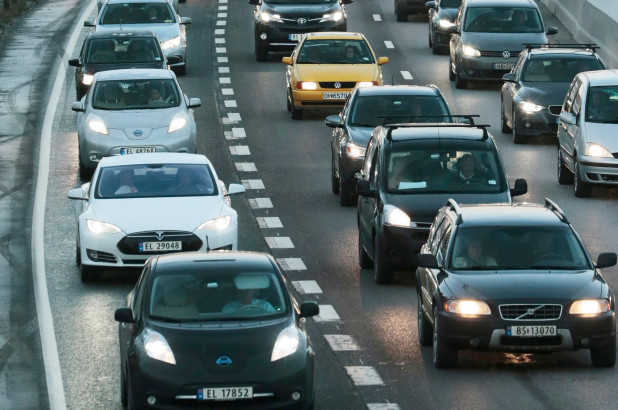
#> input picture harder_detection.jpg, 618 x 410 px
$ python test.py
#> lines starting #> are read from the running program, lines starting #| are printed output that depends on the picture; after the words box and inside, x2 and y2 are one past the last pixel; in counts of white or black regions, pixels touching at a corner belong together
#Jeremiah Hsieh Multimedia Final Project Image/Video Object Detection
#various methods of detecting objects in image
#the following methods only work on obviously dilineated objects currently
#does not work on harder image since the settings for methods basically filter out anything with white

import cv2 as cv
import numpy as np
import matplotlib.pyplot as plt


#read image
#img = cv.imread('ez_detection.png')
#img = cv.imread('shapes.jpg')
img = cv.imread("harder_detection.jpg")
#> img is the input picture: shape (410, 618, 3); mean B, G, R 107.4, 105.5, 89.5
##invert image
#inverted = cv.bitwise_not(img)
#grayscale image
gray = cv.cvtColor(img, cv.COLOR_BGR2GRAY)


#HSV image (hue, saturation, value)
hsv = cv.cvtColor(img, cv.COLOR_BGR2HSV)
#> hsv: shape (410, 618, 3); mean H, S, V 84.5, 63.7, 109.9

#split into color channels
h, s, v = cv.split(hsv)
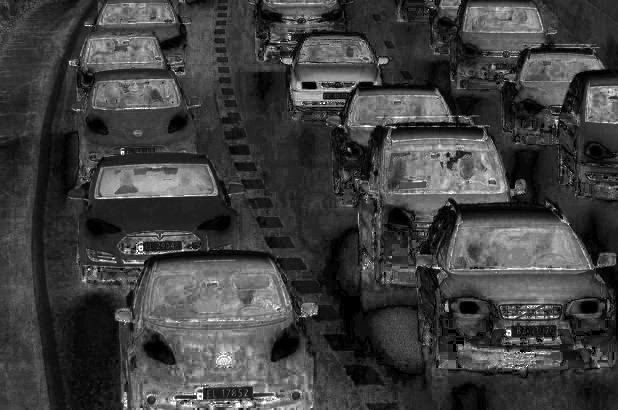
#> s: shape (410, 618); min 0, max 255, mean 63.7

#threshold each channel?
ret, threshH = cv.threshold(h,60,255,cv.THRESH_BINARY)
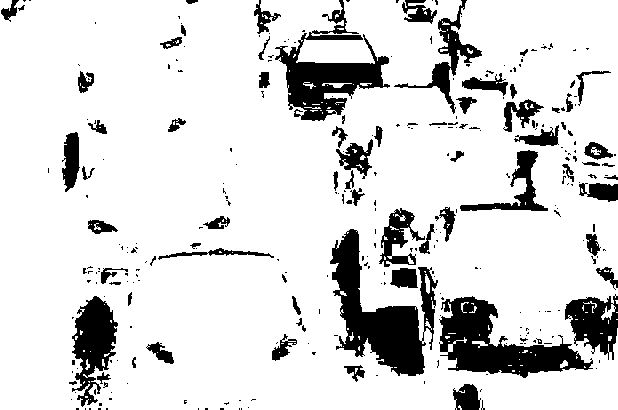
#> threshH: shape (410, 618); 85.2% white; 298 black regions (225 under 20 px), largest, box (x1, y1, x2, y2) and area: (330, 229, 438, 376) 6535, (439, 296, 593, 378) 5498, (275, 0, 390, 121) 4771
ret, threshS = cv.threshold(s,60,255,cv.THRESH_BINARY)
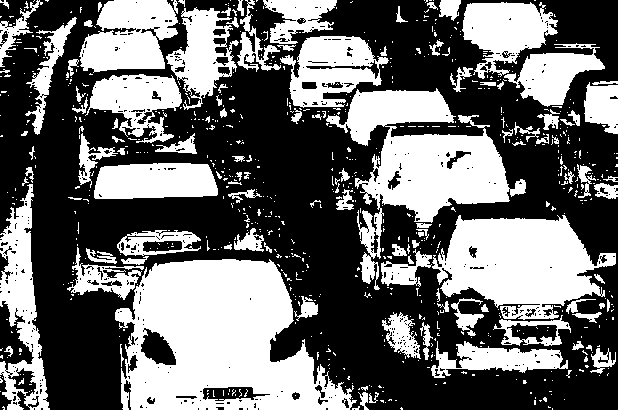
#> threshS: shape (410, 618); 42% white; 770 white regions (657 under 20 px), largest, box (x1, y1, x2, y2) and area: (115, 259, 357, 410) 23587, (326, 88, 526, 290) 14023, (432, 215, 616, 320) 11985
ret, threshV = cv.threshold(v,60,255,cv.THRESH_BINARY)
#> threshV: shape (410, 618); 76% white; 390 black regions (309 under 20 px), largest, box (x1, y1, x2, y2) and area: (115, 271, 359, 410) 12781, (419, 290, 617, 382) 10507, (331, 141, 448, 305) 5942


#otsu's method (?) to calculate canny low/high pixel values
high, thresh_im = cv.threshold(gray, 0, 255, cv.THRESH_BINARY + cv.THRESH_OTSU)
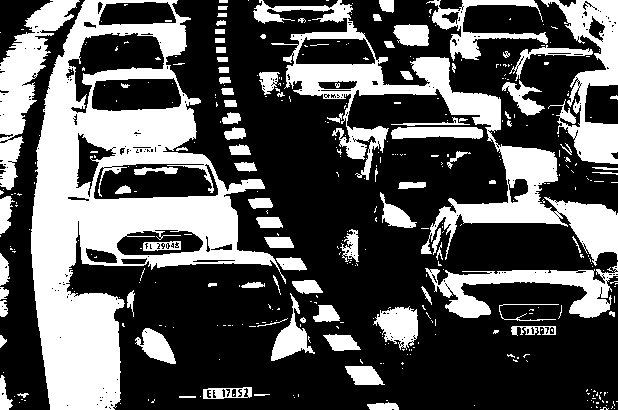
#> thresh_im: shape (410, 618); 34.1% white; 392 white regions (301 under 20 px), largest, box (x1, y1, x2, y2) and area: (31, 0, 286, 410) 37711, (253, 0, 618, 266) 15756, (541, 0, 618, 164) 5215
#> high = 117
low = 0.5 * high
#> low = 58.5

#edge detection with canny edge
edge = cv.Canny(gray, low, high)
#> edge: shape (410, 618); 14.2% white in thin lines or dots
inverted = cv.bitwise_not(edge)
#> inverted: shape (410, 618); 85.8% white; black in thin lines or dots


#thresholding
#ret, thresh = cv.threshold(gray,60,255,cv.THRESH_BINARY)
ret, thresh = cv.threshold(gray,60,255,cv.THRESH_BINARY)
#> thresh: shape (410, 618); 70.9% white; 351 black regions (280 under 20 px), largest, box (x1, y1, x2, y2) and area: (115, 265, 369, 410) 17291, (331, 93, 507, 305) 14157, (418, 289, 617, 385) 11114

#alternate method obtained from internet for comparitive measure against previously used methods
kernel = np.ones((5,5),np.uint8) #square image kernel used for erosion
erosion = cv.erode(thresh, kernel,iterations = 1) #refines all edges in the binary image
#> erosion: shape (410, 618); 56.7% white; 56 black regions, largest, box (x1, y1, x2, y2) and area: (285, 80, 618, 387) 45405, (74, 230, 371, 410) 28896, (67, 35, 195, 112) 6785
opening = cv.morphologyEx(erosion, cv.MORPH_OPEN, kernel)
#> opening: shape (410, 618); 55.2% white; 32 black regions, largest, box (x1, y1, x2, y2) and area: (285, 80, 618, 387) 47030, (74, 230, 388, 410) 30237, (393, 0, 607, 103) 10056
outline = cv.morphologyEx(opening, cv.MORPH_CLOSE, kernel) #this is for further removing small noises and holes in the image
#> outline: shape (410, 618); 55.3% white; 37 black regions, largest, box (x1, y1, x2, y2) and area: (285, 80, 618, 387) 47026, (74, 230, 388, 410) 30237, (393, 0, 607, 103) 10049


#draw mask of boxes around individual objects
#basic method using connected component after thresholding
#thresholding is used to convert image to binary equivalent while connected components is used to detected edges and assume continuous edge is an object
#obvious problems - if objects have black on them then threshold will not show edge properly
#any smaller edges within objects would be considered a seperate object since it has its own connected edge
#if the colors of the objects and the background are too similar than thresholding will not find edge properly
def connected(thresh):
    connectivity = 4
    components, output, stats, centroids = cv.connectedComponentsWithStats(thresh, connectivity, cv.CV_32S)
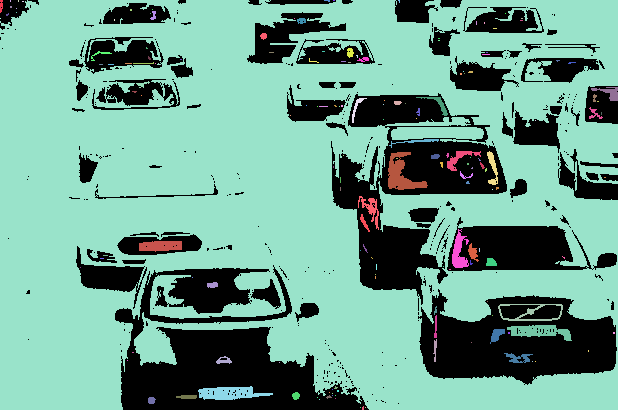
#> output: shape (410, 618) int32; 168 distinct labels, from 0 to 167; one colour per label, 0 black
#> components = 168; stats = 168 rows, first 6: [0, 0, 618, 410, 73704], [0, 0, 3, 13, 31], [10, 0, 1, 2, 2], [18, 0, 1, 2, 2], [22, 1, 2, 1, 2], [0, 0, 618, 410, 173689]; centroids = 168 pairs, first value 0 to 613.5, second value 0 to 407.7
    sizes = stats[1:, -1]; components = components - 1
#> after `sizes = stats[1:, -1]`: sizes = 167 values, max 173689 at index 4, min 1 at index 9, mean 1075.9
#> after `components = components - 1`: components = 167
    #threshhold value for objects in scene
    min_size = 250
    #make empty numpy image to copy
    boxed = np.zeros((img.shape), np.uint8)
    for x in range(0, components+1):
        #random colors to fill objects
        color = np.random.randint(255,size = 3)
        #ghetto fix
        #stats returns top left and bottom right x, y coordinates for drawing box
        #remove all boxes udner a certain size
        #or techincally speaking don't add all boxes under a certain size
        topleft = (stats[x][0],stats[x][1])
        botright = (stats[x][0]+stats[x][2],stats[x][1]+stats[x][3])
        if botright[0] - topleft[0] > 30 or botright[1] - topleft[1] > 30:
            #draw bounding box
            cv.rectangle(boxed, topleft, botright, (0, 0, 255), 2)
        boxed[output == x + 1] = color
#> this loop made 168 passes
#> (topleft, botright) on passes 1 to 3: ((0, 0), (618, 410)), ((0, 0), (3, 13)), ((10, 0), (11, 2))
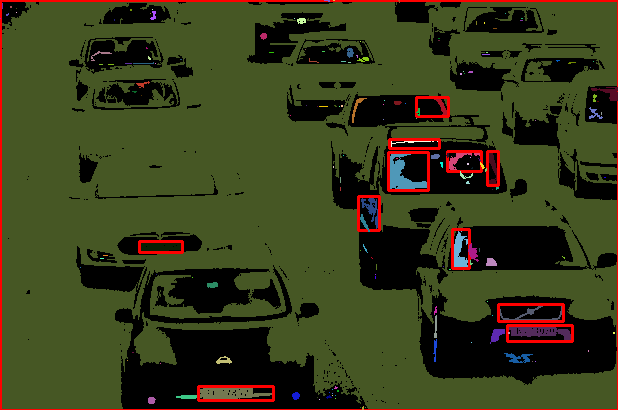
#> boxed: shape (410, 618, 3); mean of channels 0, 1, 2 26.8, 60.9, 56.6; drawn as B, G, R
    return boxed

boxed = connected(thresh)

def nothing(x):
    pass

#make trackbars for slider control
cv.namedWindow("Trackbars")
cv.createTrackbar("thresh", "Trackbars", 60, 255, nothing)


while(True):
    #get new values
    low = cv.getTrackbarPos("thresh", "Trackbars")
#> low = 60
    ret, thresh = cv.threshold(gray,low,255,cv.THRESH_BINARY)
#> ret = 60
    boxed = connected(thresh)
#> in connected (call 2), `components, output, stats, centroids = cv.connectedComponentsWithStats..`: components = 168
#> in connected (call 2), `components = components - 1`: components = 167
#> the loop in connected (call 2), `for x in range(0, components+1):` made 168 passes
#> after the loop in connected (call 2), `for x in range(0, components+1):`:
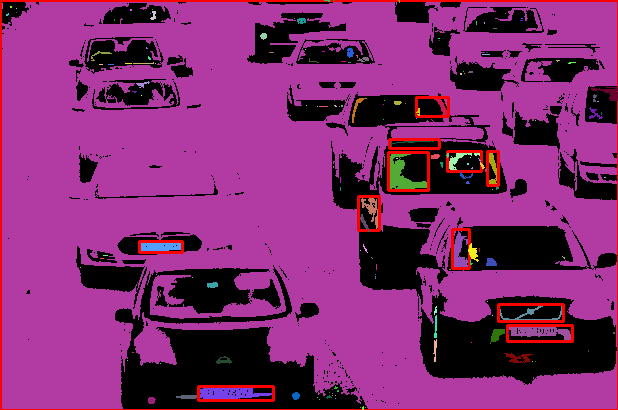
#> boxed: shape (410, 618, 3); mean of channels 0, 1, 2 112.8, 41.6, 129.3; drawn as B, G, R

    #write image
    cv.imwrite("detected.jpg", boxed)

    #apply mask to original image

    #load and implement with video player

    #display images
    #cv.imshow('objects image',img)

    #cv.imshow('inverted image',inverted)

    #cv.imshow('gray image',gray)
    #
    #
    cv.imshow('edge image',edge)

    cv.imshow('edge inverted image',inverted)

    cv.imshow('threshold image',thresh)
    #
    #
    #cv.imshow('outline image', outline)
    #
    cv.imshow('test', boxed)

    #cv.imshow('hsv image', hsv)


    if cv.waitKey(1000) & 0xFF == ord('q'):
#> (key q is pressed here)
        break
cv.destroyAllWindows()
